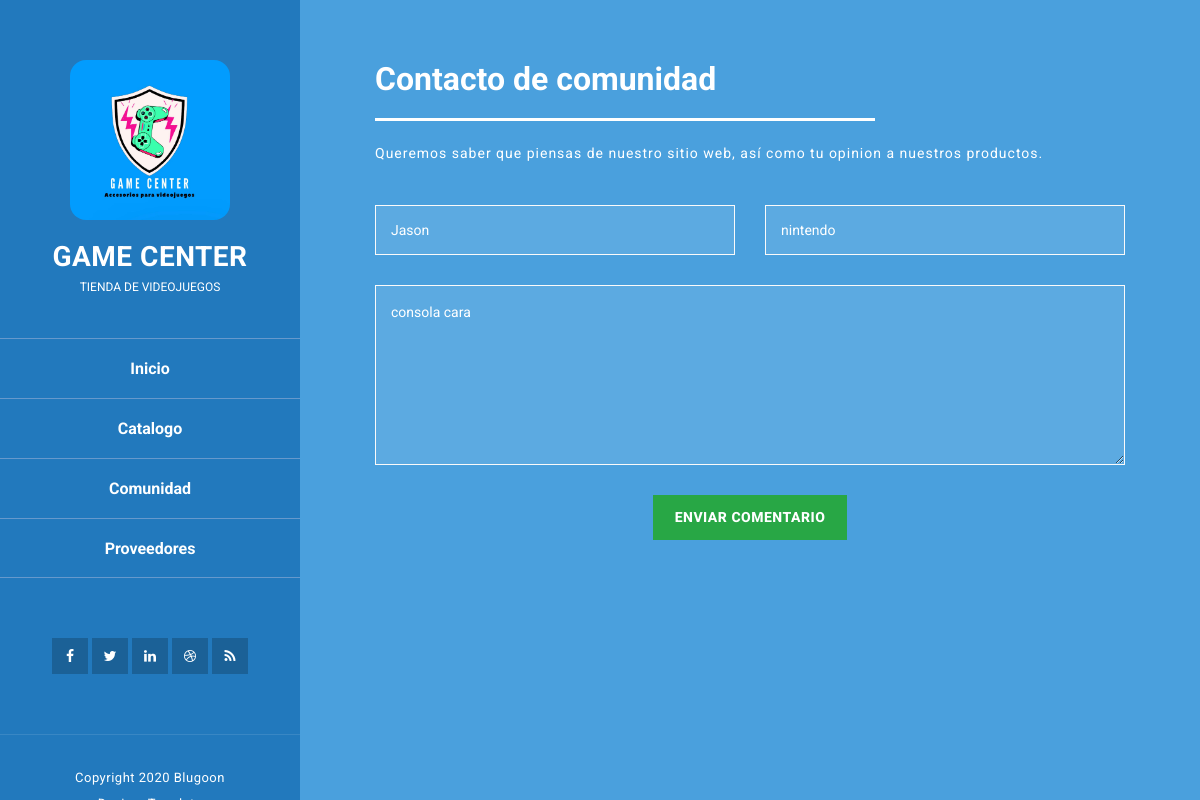
The page /consulta/5/ on the database its author committed.
### inicio/models.py (models this page shows, shortened)
class comunidad(models.Model):
    id= models.AutoField(primary_key=True, verbose_name="ID")
    nombre= models.CharField(max_length=50, verbose_name="Usuario")
    producto= models.CharField(max_length=50, verbose_name="Producto")
    mensaje= models.TextField(verbose_name="Mensaje")
    creacion= models.DateField(auto_now_add=True)
    class Meta:
        verbose_name= "Comunidad"
        ordering= ["-creacion"]

### inicio/views.py (the view)
# urls.py: path('consulta/<int:id>/', views.consulta, name="Individual"),
def consulta(request, id):
    comuni= comunidad.objects.get(id=id)
    return render(request, 'inicio/editar.html', {'comuni': comuni})

### inicio/templates/inicio/editar.html (shortened to what this page needs)
{% extends 'inicio/encabezado.html' %}
{%block imagenes%}
{%load static%}
{%static 'inicio/assets/images/logogamece.jpeg' %}
{%endblock%}
{% block principal%}
<section class="section contact-me" data-section="section4">
    <div class="container">
      <div class="section-heading">
        <h2>Contacto de comunidad</h2>
        <div class="line-dec"></div>
        <span>Queremos saber que piensas de nuestro sitio web, así como tu opinion a nuestros productos. </span>
      </div>
      <div class="row">
        <div class="right-content">
          <div class="container">
            <form id="contact" action={% url 'Editar' comuni.id%} method="POST">
              <div class="row">
                <div class="col-md-6">
                  <fieldset>
                    <input name="nombre" type="text" class="form-control"
                      id="nombre"  autocomplete="off" value="{{comuni.nombre}}"/>
                  </fieldset>
                </div>
                <div class="col-md-6">
                  <fieldset>
                    <input name="producto" type="text" class="form-control"
                      id="producto"  autocomplete="off" value="{{comuni.producto}}"/>
                  </fieldset>
                </div>
                <div class="col-md-12">
                  <fieldset>
                    <textarea name="mensaje" rows="6" class="form-control"
                      id="mensaje">{{comuni.mensaje}}</textarea>
                  </fieldset>
                </div>
                <div class="col-md-12">
                  <fieldset>
                    <button type="submit" id="form-submit" class="button btn-success">
                      Enviar Comentario
                    </button>
                  </fieldset>
                </div>
              </div>
            </form>
          </div>
        </div>
      </div>
    </div>
  </section>
{%endblock%}

### inicio/static/inicio/assets/css/tooplate-style.css (style rules this page uses)
body { font-family: 'Roboto', sans-serif; overflow-x: hidden; }
input, select, textarea { outline: none; }
html { -webkit-box-sizing: border-box; -moz-box-sizing: border-box; box-sizing: border-box; }
*, *:before, *:after { -webkit-box-sizing: inherit; -moz-box-sizing: inherit; box-sizing: inherit; }
.container { margin: 0 auto; }
.section { color: #fff; width: 55%; right: 10%; left: 35%; position: relative; min-height: 100vh; padding-bottom: 60px; border-bottom: 3px solid rgba(250, 250, 250, 0.25); }
.section-heading { text-align: left; padding: 60px 0 40px 0; }
.section-heading h2 { font-size: 32px; font-weight: 700; color: #fff; }
.section-heading .line-dec { max-width: 500px; height: 3px; background-color: #fff; margin: 20px 0; }
.section-heading span { margin-top: 5px; font-size: 14px; color: #fff; letter-spacing: 1px; }
button { display: inline-block; padding: 12px 22px; background-color: #fff; color: #2279BD; font-size: 14px; font-weight: 800; letter-spacing: 0.5px; text-transform: uppercase; transition: all 0.5s; border: none; outline: none; cursor: pointer; }
section.contact-me { border-bottom: none; }
#contact input { background-color: rgba(250,250,250,0.1); border: 1px solid rgba(250,250,250,1); border-radius: 0px; margin-bottom: 30px; color: #fff; font-size: 14px; height: 50px; width: 100%; padding-left: 15px; }
#contact textarea { background-color: rgba(250,250,250,0.1); border: 1px solid rgba(250,250,250,1); border-radius: 0px; margin-bottom: 30px; color: #fff; font-size: 14px; height: 180px; max-height: 220px; line-height: 40px; width: 100%; padding-left: 15px; }
#contact { text-align: center; }
.form-control::placeholder { color: #FFF; opacity: 0.6; }
@media screen and (max-width: 1680px) { .section { color: #fff; width: 65%; right: 5%; left: 30%; } }

### rows shown on the page
comunidad: nombre "Jason", producto "nintendo", mensaje "consola cara"
